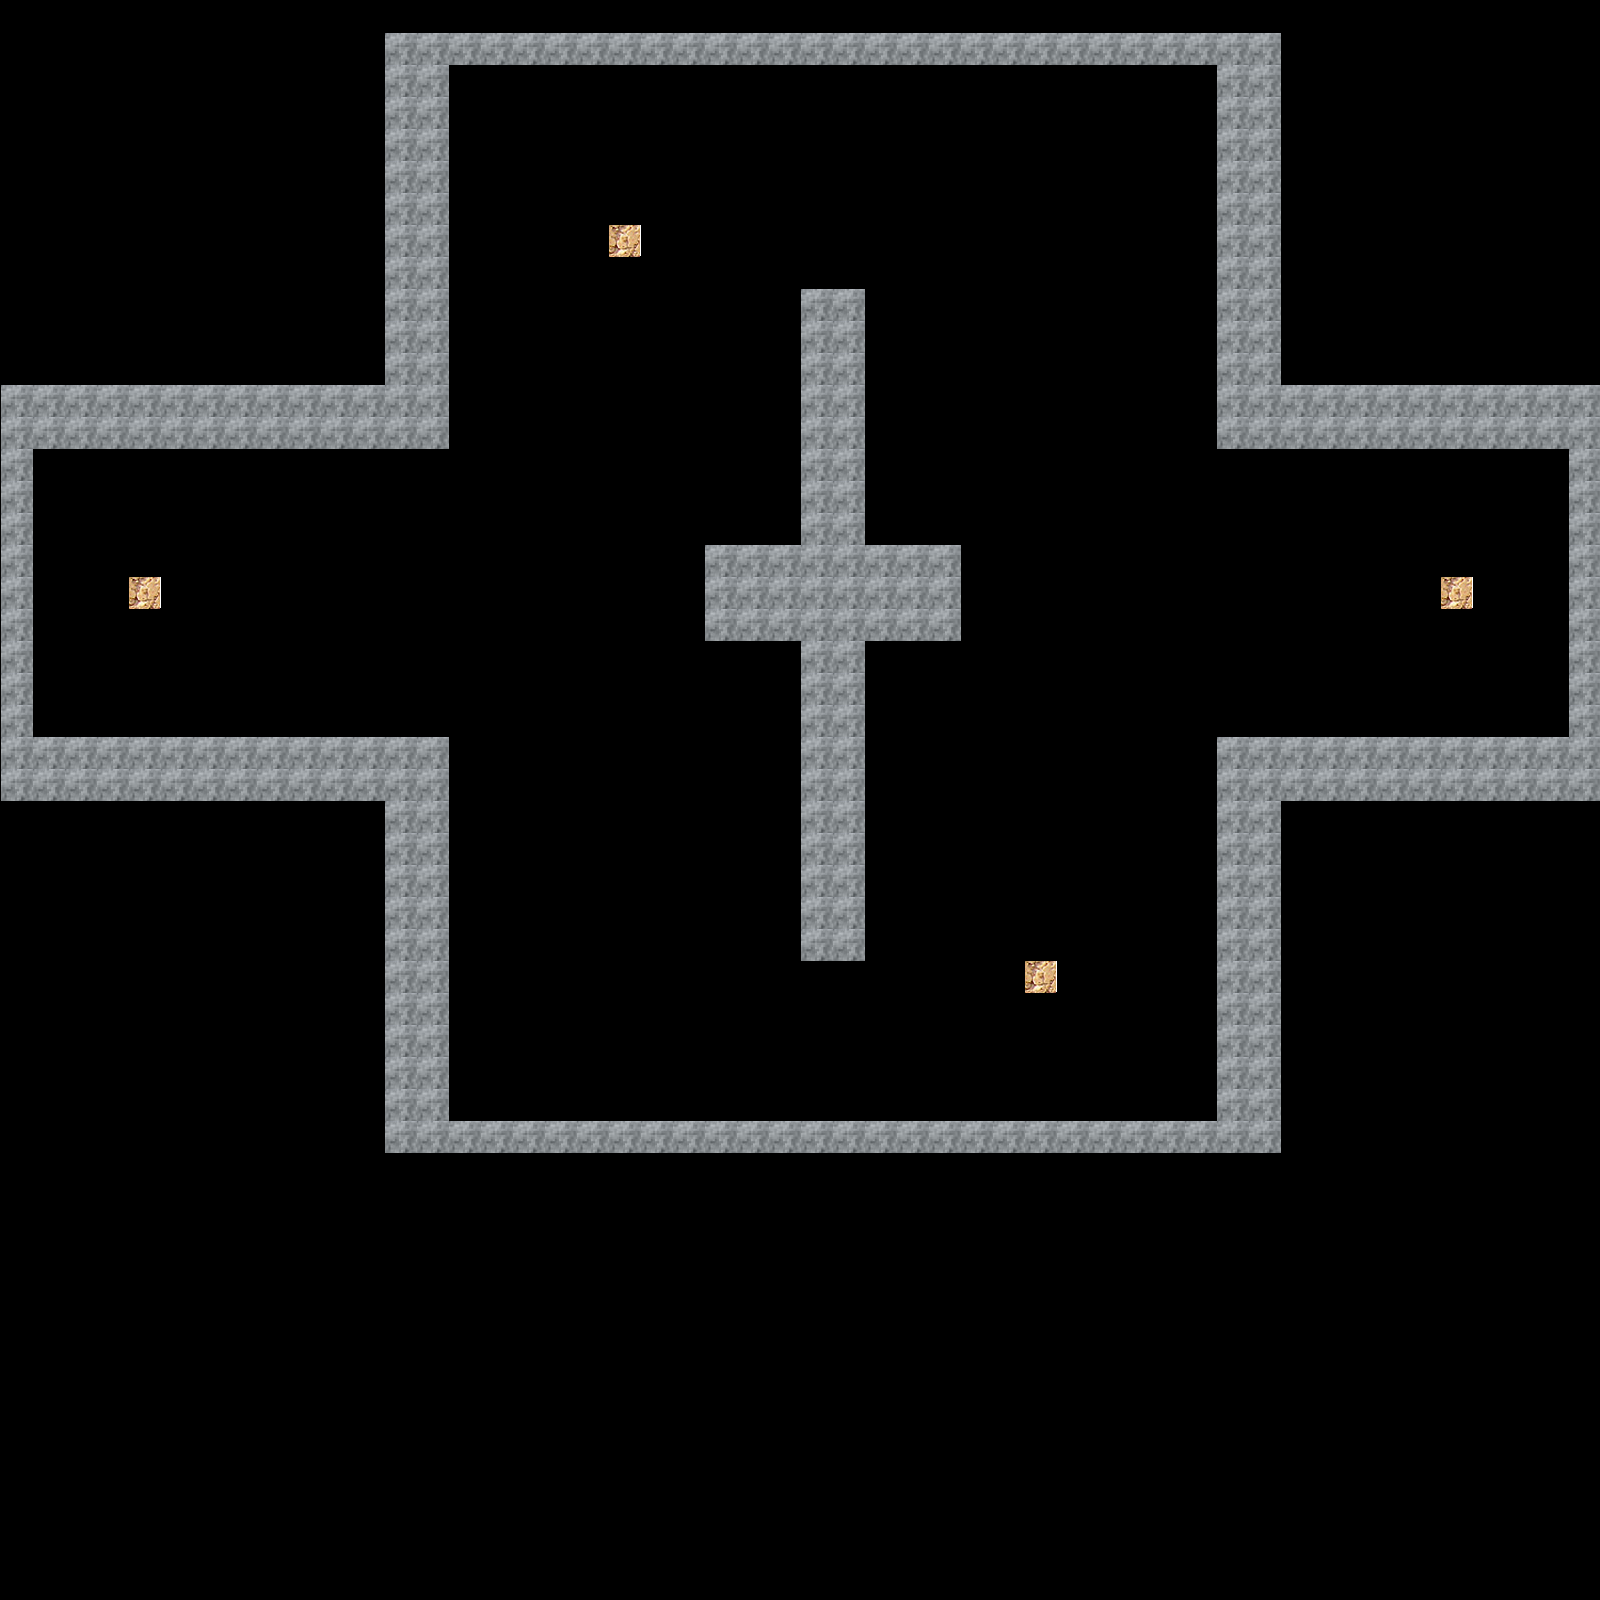

Tiled map render using the project's own tile images. Description and the map definition, with tile-layer contents summarised, below:
An orthogonal 50x50 tile map with 32x32 px tiles, 1 tile layer (Kachelebene 1) and 19 objects (4x goal, player).

<map version="1.0" orientation="orthogonal" width="50" height="50" tilewidth="32" tileheight="32">
 <properties>
  <property name="colors" value="2" />
  <property name="groupsize" value="2" />
 </properties>
 <tileset firstgid="1" name="tiles" tilewidth="32" tileheight="32" spacing="1" margin="1">
  <tileoffset x="1" y="1" />
  <image source="tiles.png" width="256" height="256" />
  <tile id="8">
   <properties>
    <property name="Feld" value="rot" />
   </properties>
  </tile>
 </tileset>
 <layer name="Kachelebene 1" width="50" height="50">
  <data>[2500 cells, 322 non-empty, 2 distinct tile ids]</data>
 </layer>
 <objectgroup name="Objektebene 1" width="50" height="50">
  <object x="416" y="64" width="32" height="384" />
  <object x="416" y="32" width="800" height="32" />
  <object x="1216" y="32" width="32" height="416" />
  <object x="448" y="1120" width="768" height="32" />
  <object name="goal" x="608" y="224" width="32" height="32" />
  <object name="goal" x="1024" y="960" width="32" height="32" />
  <object name="player" x="864" y="512" width="32" height="32">
   <ellipse />
  </object>
  <object x="800" y="288" width="64" height="672" />
  <object x="704" y="544" width="256" height="96" />
  <object x="1216" y="736" width="32" height="416" />
  <object x="1568" y="416" width="32" height="352" />
  <object x="1248" y="736" width="320" height="32" />
  <object x="1248" y="416" width="320" height="32" />
  <object x="0" y="416" width="416" height="32" />
  <object x="0" y="448" width="32" height="320" />
  <object x="32" y="736" width="416" height="32" />
  <object x="416" y="768" width="32" height="384" />
  <object name="goal" x="128" y="576" width="32" height="32" />
  <object name="goal" x="1440" y="576" width="32" height="32" />
 </objectgroup>
</map>